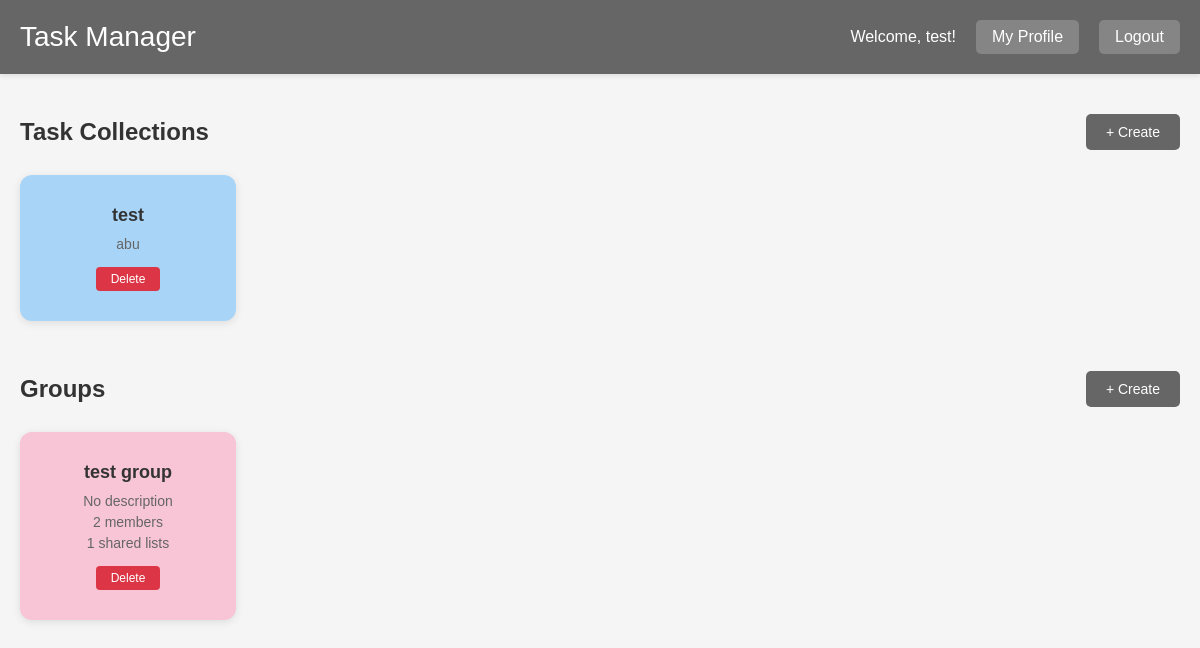
Page /dashboard (signed in) on the committed database.
### models.py (models this page shows, shortened)
class User(UserMixin, db.Model):
    __tablename__ = 'user'
    user_id = db.Column(db.Integer, primary_key=True)
    username = db.Column(db.String(80), unique=True, nullable=False)
    password_hash = db.Column(db.String(200), nullable=False)
    user_role = db.Column(db.String(20), default='user')
    collections = db.relationship('Collection', backref='owner', lazy=True, cascade='all, delete-orphan')
    owned_groups = db.relationship('Group', backref='leader', lazy=True, foreign_keys='Group.leader_id')
    group_memberships = db.relationship('GroupMember', backref='user', lazy=True, cascade='all, delete-orphan')

class Collection(db.Model):
    __tablename__ = 'collection'
    collection_id = db.Column(db.Integer, primary_key=True)
    user_id = db.Column(db.Integer, db.ForeignKey('user.user_id'), nullable=False)
    collection_name = db.Column(db.String(100), nullable=False)
    description = db.Column(db.Text)
    created_at = db.Column(db.DateTime, default=datetime.utcnow)
    updated_at = db.Column(db.DateTime, default=datetime.utcnow, onupdate=datetime.utcnow)
    task_lists = db.relationship('TaskList', backref='collection', lazy=True, cascade='all, delete-orphan')

class Group(db.Model):
    __tablename__ = 'group'
    group_id = db.Column(db.Integer, primary_key=True)
    group_name = db.Column(db.String(100), nullable=False)
    description = db.Column(db.Text)
    leader_id = db.Column(db.Integer, db.ForeignKey('user.user_id'), nullable=False)
    created_at = db.Column(db.DateTime, default=datetime.utcnow)
    members = db.relationship('GroupMember', backref='group', lazy=True, cascade='all, delete-orphan')
    shared_task_lists = db.relationship('SharedTaskList', backref='group', lazy=True, cascade='all, delete-orphan')

### app.py (the view)
@app.route('/dashboard')
@login_required
def dashboard():
    collections = Collection.query.filter_by(user_id=current_user.user_id).order_by(Collection.created_at.desc()).all()
    owned_groups = Group.query.filter_by(leader_id=current_user.user_id).all()
    member_groups = db.session.query(Group).join(GroupMember).filter(
        GroupMember.user_id == current_user.user_id,
        Group.leader_id != current_user.user_id
    ).all()
    all_groups = owned_groups + member_groups
    return render_template('dashboard.html',
                         username=current_user.username,
                         collections=collections,
                         groups=all_groups)

### app.py (called while the page is built)
@login_manager.user_loader
def load_user(user_id):
    return User.query.get(int(user_id))

### templates/dashboard.html (shortened to what this page needs)
<!DOCTYPE html>
<html lang="en">
<head>
    <link rel="stylesheet" href="{{ url_for('static', filename='css/dashboard.css') }}">
</head>
<body>
    <header>
        <div class="header-content">
            <h1>Task Manager</h1>
            <div class="user-menu">
                <span>Welcome, {{ username }}!</span>
                <a href="{{ url_for('profile') }}" class="logout-btn">My Profile</a>
                <a href="{{ url_for('logout') }}" class="logout-btn">Logout</a>
            </div>
        </div>
    </header>
    <main class="container">
        <section class="section">
            <div class="section-header">
                <h2>Task Collections</h2>
                <button class="create-btn" onclick="openCreateModal()">+ Create</button>
            </div>
            <div class="card-grid">
                {% if collections %}
                    {% for collection in collections %}
                        <div class="card card-blue" onclick="window.location.href='{{ url_for('view_collection', collection_id=collection.collection_id) }}'">
                            <h3>{{ collection.collection_name }}</h3>
                            <p>{{ collection.description or 'No description' }}</p>
                            <div class="card-actions">
                                <form method="POST" action="{{ url_for('delete_collection', collection_id=collection.collection_id) }}" style="display: inline;" onclick="event.stopPropagation()">
                                    <button type="submit" class="delete-btn" onclick="return confirm('Delete this collection?')">Delete</button>
                                </form>
                            </div>
                        </div>
                    {% endfor %}
                {% else %}
                    <p class="no-items">No collections yet. Click "+ Create" to add one!</p>
                {% endif %}
            </div>
        </section>
        <section class="section">
            <div class="section-header">
                <h2>Groups</h2>
                <button class="create-btn" onclick="openCreateGroupModal()">+ Create</button>
            </div>
            <div class="card-grid">
                {% if groups %}
                    {% for group in groups %}
                        <div class="card card-pink" onclick="window.location.href='{{ url_for('view_group', group_id=group.group_id) }}'">
                            <h3>{{ group.group_name }}</h3>
                            <p>{{ group.description or 'No description' }}</p>
                            <p class="task-count">{{ group.members|length }} members</p>
                            {% if group.shared_task_lists %}
                                <p class="task-count">{{ group.shared_task_lists|length }} shared lists</p>
                            {% endif %}
                            {% if group.leader_id == current_user.user_id %}
                                <div class="card-actions">
                                    <form method="POST" action="{{ url_for('delete_group', group_id=group.group_id) }}" style="display: inline;" onclick="event.stopPropagation()">
                                        <button type="submit" class="delete-btn" onclick="return confirm('Delete this group?')">Delete</button>
                                    </form>
                                </div>
                            {% endif %}
                        </div>
                    {% endfor %}
                {% else %}
                    <p class="no-items">No groups yet. Click "+ Create" to add one!</p>
                {% endif %}
            </div>
        </section>
    </main>
</body>
</html>

### static/css/dashboard.css (style rules this page uses)
* { margin: 0; padding: 0; box-sizing: border-box; }
body { font-family: Arial, sans-serif; background-color: #f5f5f5; min-height: 100vh; }
header { background-color: #666; color: white; padding: 20px 0; box-shadow: 0 2px 5px rgba(0,0,0,0.1); }
.header-content { max-width: 1200px; margin: 0 auto; padding: 0 20px; display: flex; justify-content: space-between; align-items: center; }
header h1 { font-size: 28px; font-weight: normal; }
.user-menu { display: flex; align-items: center; gap: 20px; }
.logout-btn { background-color: rgba(255,255,255,0.2); color: white; padding: 8px 16px; border-radius: 5px; text-decoration: none; transition: background-color 0.3s; }
.container { max-width: 1200px; margin: 0 auto; padding: 40px 20px; }
.section { margin-bottom: 50px; }
.section-header { display: flex; justify-content: space-between; align-items: center; margin-bottom: 25px; }
.section h2 { font-size: 24px; color: #333; }
.create-btn { background-color: #666; color: white; border: none; padding: 10px 20px; border-radius: 5px; cursor: pointer; font-size: 14px; transition: background-color 0.3s; }
.card-grid { display: grid; grid-template-columns: repeat(auto-fill, minmax(200px, 1fr)); gap: 20px; }
.card { padding: 30px; border-radius: 12px; box-shadow: 0 2px 8px rgba(0,0,0,0.1); cursor: pointer; transition: transform 0.2s, box-shadow 0.2s; text-align: center; }
.card h3 { font-size: 18px; margin-bottom: 10px; color: #333; }
.card p { color: #666; font-size: 14px; }
.card-blue { background-color: #a8d5f7; }
.card-pink { background-color: #f7c5d5; }
.card-actions { margin-top: 15px; display: flex; gap: 8px; justify-content: center; }
.delete-btn { background-color: #dc3545; color: white; border: none; padding: 5px 15px; border-radius: 4px; cursor: pointer; font-size: 12px; }
.task-count { font-size: 13px; color: #999; margin-top: 5px; }

### rows in the picture
User: username "test"
Collection: collection_name "test", description "abu"
Group: group_name "test group", description "No description", members|length "2", shared_task_lists|length "1"
